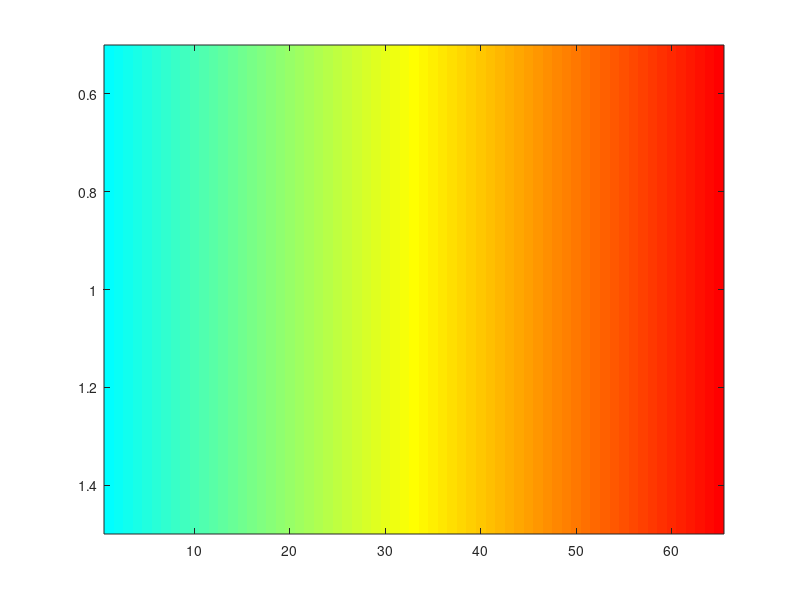

This figure's MATLAB source:
function another_colormap
%ANOTHER_COLORMAP try another color map
%
% Example:
%   another_colormap
% See also: testall

% Copyright (c) 2006-2022, Timothy A. Davis. All Rights Reserved.
% SPDX-License-Identifier: LGPL-2.1+

j = jet (128) ;
j = j (48:112, :) ;

% jj = linspace (0,1,64)' ./ sum (jet,2) ;
% j (:,1) = j (:,1) .* jj ;
% j (:,2) = j (:,2) .* jj ;
% j (:,3) = j (:,3) .* jj ;


% white = [1 1 1] ;
% gray = [.5 .5 .5] ;                                                       %#ok

% j = [white ; purple ; j ] ;
disp ('j = ') ;
disp (j)


image (1:size(j,1)) ;
colormap (j) ;
